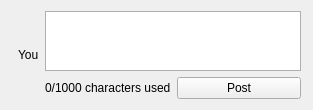
              <widget class="QWidget" name="widget_8" native="true">
               <property name="sizePolicy">
                <sizepolicy hsizetype="Preferred" vsizetype="Maximum">
                 <horstretch>0</horstretch>
                 <verstretch>0</verstretch>
                </sizepolicy>
               </property>
               <layout class="QGridLayout" name="gridLayout_12">
                <property name="leftMargin">
                 <number>18</number>
                </property>
                <property name="rightMargin">
                 <number>12</number>
                </property>
                <item row="0" column="1">
                 <widget class="QTextEdit" name="textEdit_shout">
                  <property name="sizePolicy">
                   <sizepolicy hsizetype="Preferred" vsizetype="Expanding">
                    <horstretch>0</horstretch>
                    <verstretch>0</verstretch>
                   </sizepolicy>
                  </property>
                  <property name="maximumSize">
                   <size>
                    <width>16777215</width>
                    <height>60</height>
                   </size>
                  </property>
                  <property name="palette">
                   <palette>
                    <active>
                     <colorrole role="WindowText">
                      <brush brushstyle="SolidPattern">
                       <color alpha="255">
                        <red>0</red>
                        <green>0</green>
                        <blue>0</blue>
                       </color>
                      </brush>
                     </colorrole>
                     <colorrole role="Button">
                      <brush brushstyle="SolidPattern">
                       <color alpha="255">
                        <red>227</red>
                        <green>227</green>
                        <blue>227</blue>
                       </color>
                      </brush>
                     </colorrole>
                     <colorrole role="Light">
                      <brush brushstyle="SolidPattern">
                       <color alpha="255">
                        <red>255</red>
                        <green>255</green>
                        <blue>255</blue>
                       </color>
                      </brush>
                     </colorrole>
                     <colorrole role="Midlight">
                      <brush brushstyle="SolidPattern">
                       <color alpha="255">
                        <red>241</red>
                        <green>241</green>
                        <blue>241</blue>
                       </color>
                      </brush>
                     </colorrole>
                     <colorrole role="Dark">
                      <brush brushstyle="SolidPattern">
                       <color alpha="255">
                        <red>113</red>
                        <green>113</green>
                        <blue>113</blue>
                       </color>
                      </brush>
                     </colorrole>
                     <colorrole role="Mid">
                      <brush brushstyle="SolidPattern">
                       <color alpha="255">
                        <red>151</red>
                        <green>151</green>
                        <blue>151</blue>
                       </color>
                      </brush>
                     </colorrole>
                     <colorrole role="Text">
                      <brush brushstyle="SolidPattern">
                       <color alpha="255">
                        <red>0</red>
                        <green>0</green>
                        <blue>0</blue>
                       </color>
                      </brush>
                     </colorrole>
                     <colorrole role="BrightText">
                      <brush brushstyle="SolidPattern">
                       <color alpha="255">
                        <red>255</red>
                        <green>255</green>
                        <blue>255</blue>
                       </color>
                      </brush>
                     </colorrole>
                     <colorrole role="ButtonText">
                      <brush brushstyle="SolidPattern">
                       <color alpha="255">
                        <red>0</red>
                        <green>0</green>
                        <blue>0</blue>
                       </color>
                      </brush>
                     </colorrole>
                     <colorrole role="Base">
                      <brush brushstyle="SolidPattern">
                       <color alpha="255">
                        <red>255</red>
                        <green>255</green>
                        <blue>255</blue>
                       </color>
                      </brush>
                     </colorrole>
                     <colorrole role="Window">
                      <brush brushstyle="SolidPattern">
                       <color alpha="255">
                        <red>227</red>
                        <green>227</green>
                        <blue>227</blue>
                       </color>
                      </brush>
                     </colorrole>
                     <colorrole role="Shadow">
                      <brush brushstyle="SolidPattern">
                       <color alpha="255">
                        <red>0</red>
                        <green>0</green>
                        <blue>0</blue>
                       </color>
                      </brush>
                     </colorrole>
                     <colorrole role="AlternateBase">
                      <brush brushstyle="SolidPattern">
                       <color alpha="255">
                        <red>241</red>
                        <green>241</green>
                        <blue>241</blue>
                       </color>
                      </brush>
                     </colorrole>
                     <colorrole role="ToolTipBase">
                      <brush brushstyle="SolidPattern">
                       <color alpha="255">
                        <red>255</red>
                        <green>255</green>
                        <blue>220</blue>
                       </color>
                      </brush>
                     </colorrole>
                     <colorrole role="ToolTipText">
                      <brush brushstyle="SolidPattern">
                       <color alpha="255">
                        <red>0</red>
                        <green>0</green>
                        <blue>0</blue>
                       </color>
                      </brush>
                     </colorrole>
                    </active>
                    <inactive>
                     <colorrole role="WindowText">
                      <brush brushstyle="SolidPattern">
                       <color alpha="255">
                        <red>0</red>
                        <green>0</green>
                        <blue>0</blue>
                       </color>
                      </brush>
                     </colorrole>
                     <colorrole role="Button">
                      <brush brushstyle="SolidPattern">
                       <color alpha="255">
                        <red>227</red>
                        <green>227</green>
                        <blue>227</blue>
                       </color>
                      </brush>
                     </colorrole>
                     <colorrole role="Light">
                      <brush brushstyle="SolidPattern">
                       <color alpha="255">
                        <red>255</red>
                        <green>255</green>
                        <blue>255</blue>
                       </color>
                      </brush>
                     </colorrole>
                     <colorrole role="Midlight">
                      <brush brushstyle="SolidPattern">
                       <color alpha="255">
                        <red>241</red>
                        <green>241</green>
                        <blue>241</blue>
                       </color>
                      </brush>
                     </colorrole>
                     <colorrole role="Dark">
                      <brush brushstyle="SolidPattern">
                       <color alpha="255">
                        <red>113</red>
                        <green>113</green>
                        <blue>113</blue>
                       </color>
                      </brush>
                     </colorrole>
                     <colorrole role="Mid">
                      <brush brushstyle="SolidPattern">
                       <color alpha="255">
                        <red>151</red>
                        <green>151</green>
                        <blue>151</blue>
                       </color>
                      </brush>
                     </colorrole>
                     <colorrole role="Text">
                      <brush brushstyle="SolidPattern">
                       <color alpha="255">
                        <red>0</red>
                        <green>0</green>
                        <blue>0</blue>
                       </color>
                      </brush>
                     </colorrole>
                     <colorrole role="BrightText">
                      <brush brushstyle="SolidPattern">
                       <color alpha="255">
                        <red>255</red>
                        <green>255</green>
                        <blue>255</blue>
                       </color>
                      </brush>
                     </colorrole>
                     <colorrole role="ButtonText">
                      <brush brushstyle="SolidPattern">
                       <color alpha="255">
                        <red>0</red>
                        <green>0</green>
                        <blue>0</blue>
                       </color>
                      </brush>
                     </colorrole>
                     <colorrole role="Base">
                      <brush brushstyle="SolidPattern">
                       <color alpha="255">
                        <red>255</red>
                        <green>255</green>
                        <blue>255</blue>
                       </color>
                      </brush>
                     </colorrole>
                     <colorrole role="Window">
                      <brush brushstyle="SolidPattern">
                       <color alpha="255">
                        <red>227</red>
                        <green>227</green>
                        <blue>227</blue>
                       </color>
                      </brush>
                     </colorrole>
                     <colorrole role="Shadow">
                      <brush brushstyle="SolidPattern">
                       <color alpha="255">
                        <red>0</red>
                        <green>0</green>
                        <blue>0</blue>
                       </color>
                      </brush>
                     </colorrole>
                     <colorrole role="AlternateBase">
                      <brush brushstyle="SolidPattern">
                       <color alpha="255">
                        <red>241</red>
                        <green>241</green>
                        <blue>241</blue>
                       </color>
                      </brush>
                     </colorrole>
                     <colorrole role="ToolTipBase">
                      <brush brushstyle="SolidPattern">
                       <color alpha="255">
                        <red>255</red>
                        <green>255</green>
                        <blue>220</blue>
                       </color>
                      </brush>
                     </colorrole>
                     <colorrole role="ToolTipText">
                      <brush brushstyle="SolidPattern">
                       <color alpha="255">
                        <red>0</red>
                        <green>0</green>
                        <blue>0</blue>
                       </color>
                      </brush>
                     </colorrole>
                    </inactive>
                    <disabled>
                     <colorrole role="WindowText">
                      <brush brushstyle="SolidPattern">
                       <color alpha="255">
                        <red>113</red>
                        <green>113</green>
                        <blue>113</blue>
                       </color>
                      </brush>
                     </colorrole>
                     <colorrole role="Button">
                      <brush brushstyle="SolidPattern">
                       <color alpha="255">
                        <red>227</red>
                        <green>227</green>
                        <blue>227</blue>
                       </color>
                      </brush>
                     </colorrole>
                     <colorrole role="Light">
                      <brush brushstyle="SolidPattern">
                       <color alpha="255">
                        <red>255</red>
                        <green>255</green>
                        <blue>255</blue>
                       </color>
                      </brush>
                     </colorrole>
                     <colorrole role="Midlight">
                      <brush brushstyle="SolidPattern">
                       <color alpha="255">
                        <red>241</red>
                        <green>241</green>
                        <blue>241</blue>
                       </color>
                      </brush>
                     </colorrole>
                     <colorrole role="Dark">
                      <brush brushstyle="SolidPattern">
                       <color alpha="255">
                        <red>113</red>
                        <green>113</green>
                        <blue>113</blue>
                       </color>
                      </brush>
                     </colorrole>
                     <colorrole role="Mid">
                      <brush brushstyle="SolidPattern">
                       <color alpha="255">
                        <red>151</red>
                        <green>151</green>
                        <blue>151</blue>
                       </color>
                      </brush>
                     </colorrole>
                     <colorrole role="Text">
                      <brush brushstyle="SolidPattern">
                       <color alpha="255">
                        <red>113</red>
                        <green>113</green>
                        <blue>113</blue>
                       </color>
                      </brush>
                     </colorrole>
                     <colorrole role="BrightText">
                      <brush brushstyle="SolidPattern">
                       <color alpha="255">
                        <red>255</red>
                        <green>255</green>
                        <blue>255</blue>
                       </color>
                      </brush>
                     </colorrole>
                     <colorrole role="ButtonText">
                      <brush brushstyle="SolidPattern">
                       <color alpha="255">
                        <red>113</red>
                        <green>113</green>
                        <blue>113</blue>
                       </color>
                      </brush>
                     </colorrole>
                     <colorrole role="Base">
                      <brush brushstyle="SolidPattern">
                       <color alpha="255">
                        <red>227</red>
                        <green>227</green>
                        <blue>227</blue>
                       </color>
                      </brush>
                     </colorrole>
                     <colorrole role="Window">
                      <brush brushstyle="SolidPattern">
                       <color alpha="255">
                        <red>227</red>
                        <green>227</green>
                        <blue>227</blue>
                       </color>
                      </brush>
                     </colorrole>
                     <colorrole role="Shadow">
                      <brush brushstyle="SolidPattern">
                       <color alpha="255">
                        <red>0</red>
                        <green>0</green>
                        <blue>0</blue>
                       </color>
                      </brush>
                     </colorrole>
                     <colorrole role="AlternateBase">
                      <brush brushstyle="SolidPattern">
                       <color alpha="255">
                        <red>227</red>
                        <green>227</green>
                        <blue>227</blue>
                       </color>
                      </brush>
                     </colorrole>
                     <colorrole role="ToolTipBase">
                      <brush brushstyle="SolidPattern">
                       <color alpha="255">
                        <red>255</red>
                        <green>255</green>
                        <blue>220</blue>
                       </color>
                      </brush>
                     </colorrole>
                     <colorrole role="ToolTipText">
                      <brush brushstyle="SolidPattern">
                       <color alpha="255">
                        <red>0</red>
                        <green>0</green>
                        <blue>0</blue>
                       </color>
                      </brush>
                     </colorrole>
                    </disabled>
                   </palette>
                  </property>
                  <property name="autoFillBackground">
                   <bool>true</bool>
                  </property>
                 </widget>
                </item>
                <item row="1" column="1">
                 <widget class="QFrame" name="horizontalFrame_2">
                  <property name="sizePolicy">
                   <sizepolicy hsizetype="Preferred" vsizetype="Maximum">
                    <horstretch>0</horstretch>
                    <verstretch>0</verstretch>
                   </sizepolicy>
                  </property>
                  <layout class="QGridLayout" name="gridLayout_13">
                   <property name="margin">
                    <number>0</number>
                   </property>
                   <item row="1" column="2">
                    <spacer name="horizontalSpacer_6">
                     <property name="orientation">
                      <enum>Qt::Horizontal</enum>
                     </property>
                     <property name="sizeType">
                      <enum>QSizePolicy::Preferred</enum>
                     </property>
                     <property name="sizeHint" stdset="0">
                      <size>
                       <width>0</width>
                       <height>20</height>
                      </size>
                     </property>
                    </spacer>
                   </item>
                   <item row="1" column="3">
                    <widget class="QPushButton" name="pushButton_post">
                     <property name="text">
                      <string>Post</string>
                     </property>
                    </widget>
                   </item>
                   <item row="1" column="1">
                    <widget class="QLabel" name="label_characterUse">
                     <property name="text">
                      <string>0/1000 characters used</string>
                     </property>
                    </widget>
                   </item>
                  </layout>
                 </widget>
                </item>
                <item row="0" column="0" rowspan="2">
                 <widget class="QLabel" name="label_you">
                  <property name="sizePolicy">
                   <sizepolicy hsizetype="Maximum" vsizetype="Preferred">
                    <horstretch>0</horstretch>
                    <verstretch>0</verstretch>
                   </sizepolicy>
                  </property>
                  <property name="text">
                   <string>You</string>
                  </property>
                 </widget>
                </item>
               </layout>
              </widget>
